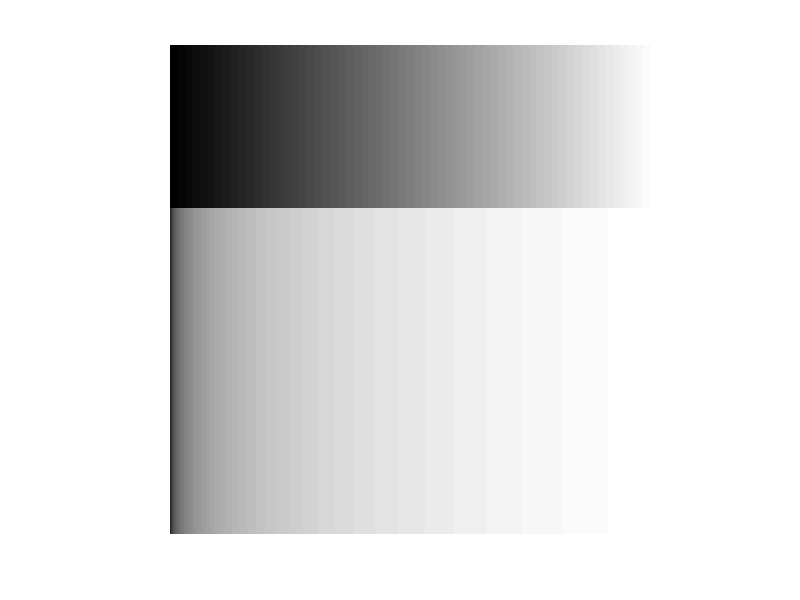

Recreate this plot in MATLAB.
rc = 1024;
for ctr = 1:rc
    if ctr <= rc/3
        for cur = 1:rc
            img(ctr, cur) = (cur - 1)/rc;
        end
    elseif ctr >rc/3 && ctr <= rc/3*2
        dx = 2 / rc;
        min = log(dx);
        max = log(2);
        span = max - min;
        for cur = 1:rc
            img(ctr, cur) = (log(dx * cur) - min)/span;
        end
    else
        dx = 2 / rc;
        min = log10(dx);
        max = log10(2);
        span = max - min;
        for cur = 1:rc
            img(ctr, cur) = (log10(dx * cur) - min)/span;
        end
    end
end
imshow(img);
imwrite(im2uint8(img), '.\A1.tif', 'tiff');
